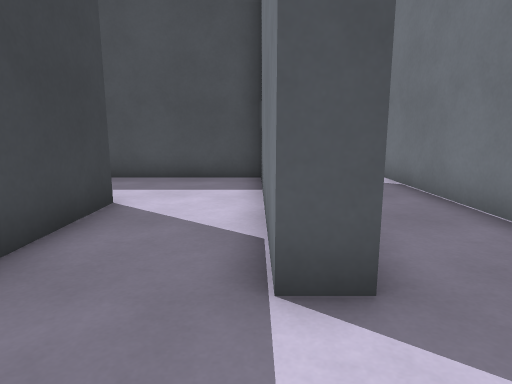
View 1 (above)

20 first-person views from a walk through a Godot game level. The camera is 1.2 m above the floor, tilts 10° down and sees 75° across. The floor is counted in squares, 1 m on a side. Each view is taken from the middle of a square. On the plan, view 1 faces up. The plan holds only what a view shows up to about 14 squares ahead; the rest is blank. The place goes on beyond the plan. Characters and animated objects are left out. Surface patterns are stand-ins for the level's own textures.

View 2
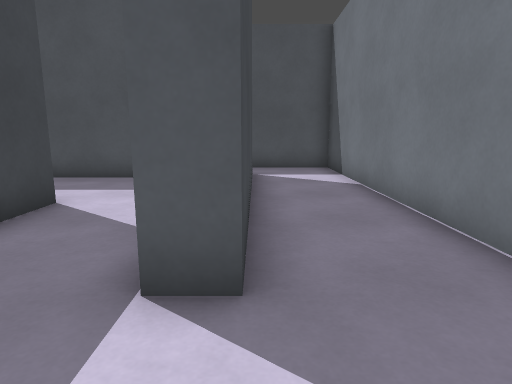

View 3
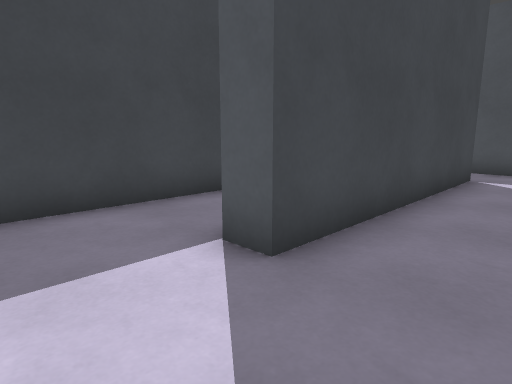

View 4
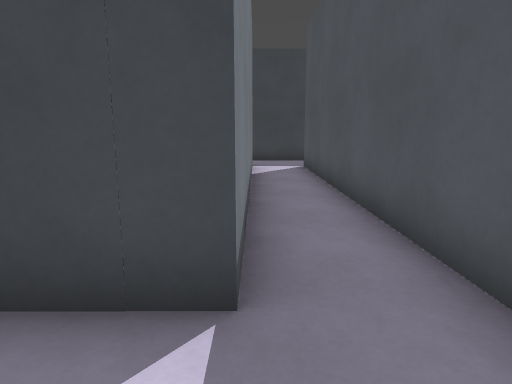

View 5
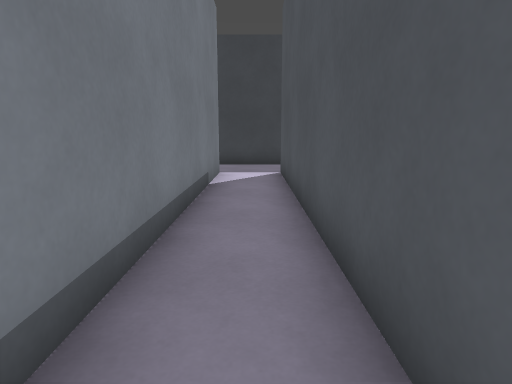

View 6
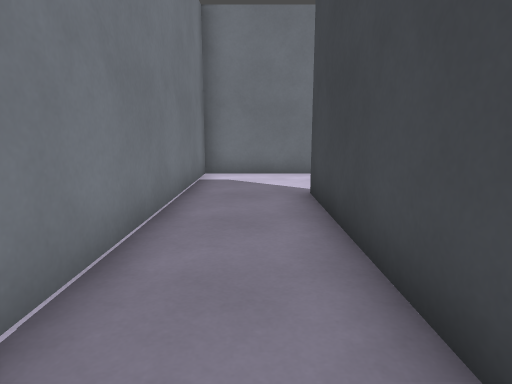

View 7
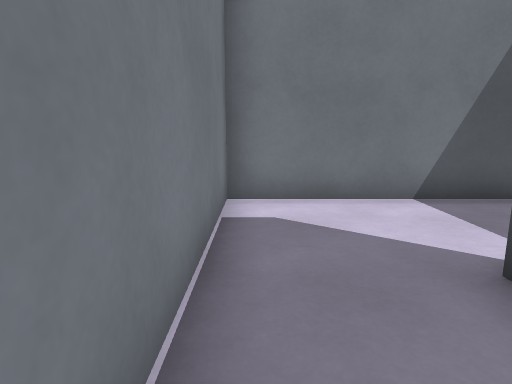

View 8
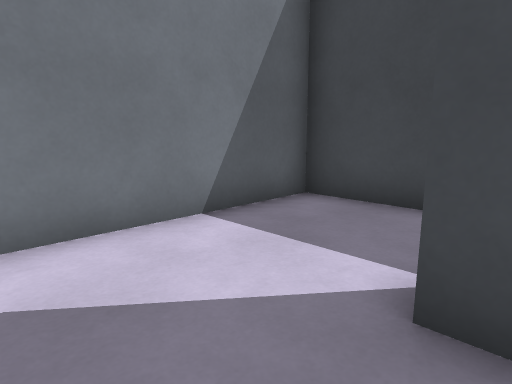

View 9
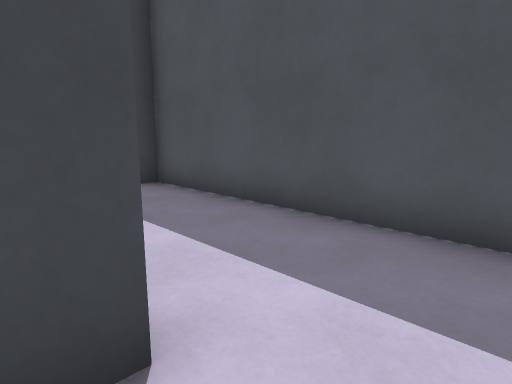

View 10
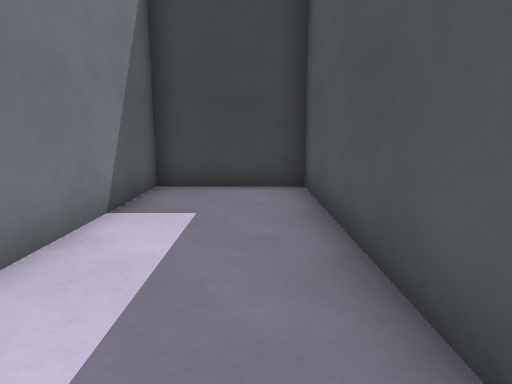

View 11
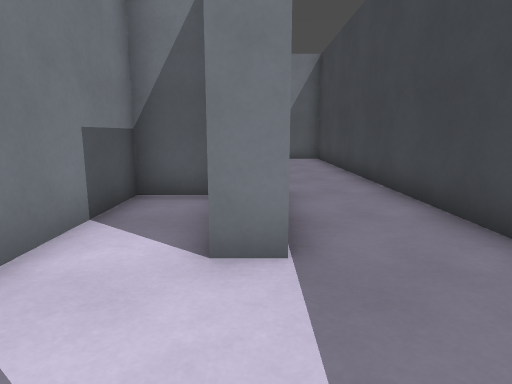

View 12
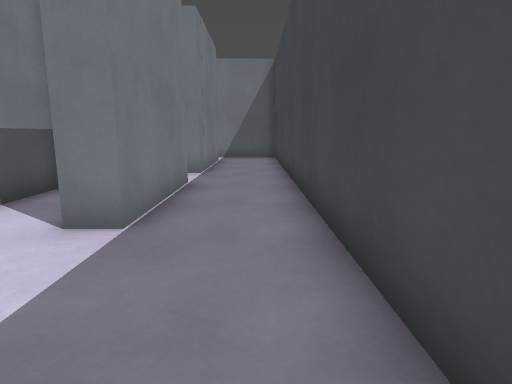

View 13
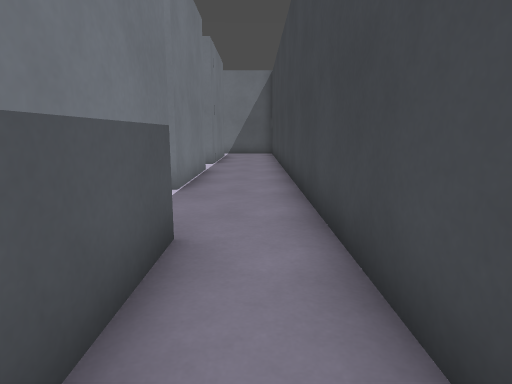

View 14
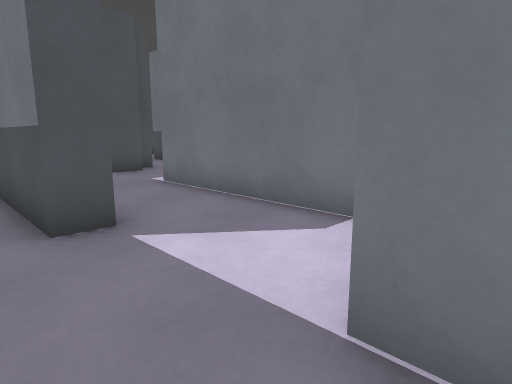

View 15
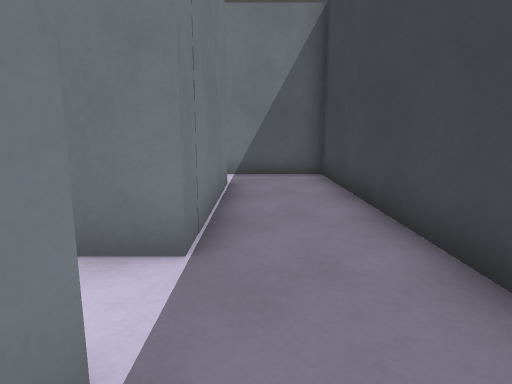

View 16
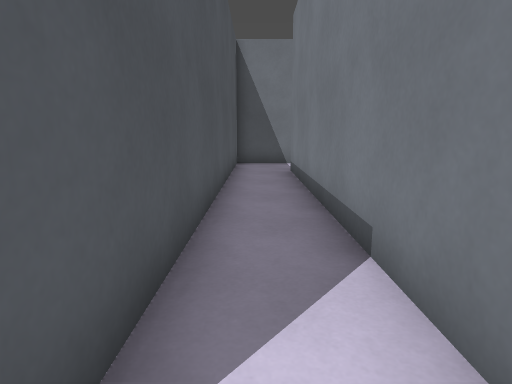

View 17
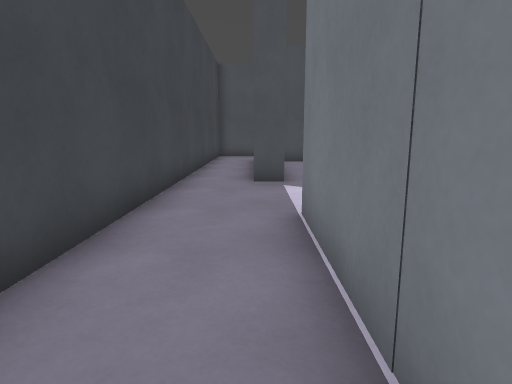

View 18
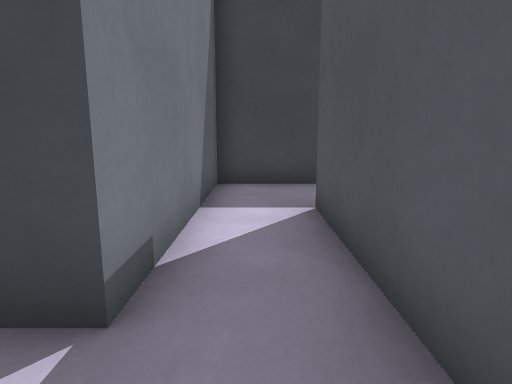

View 19
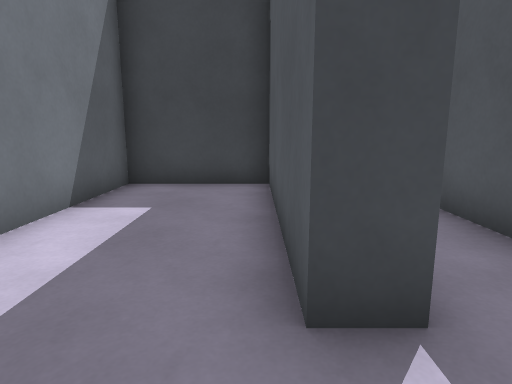

View 20
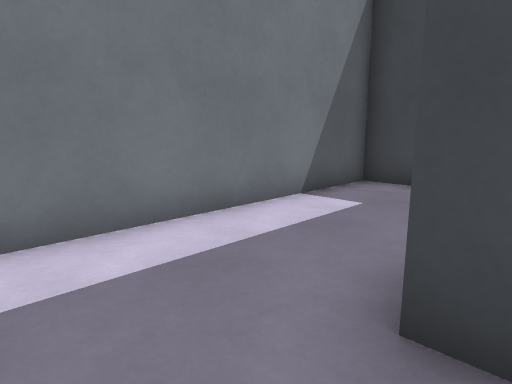

### Floor plan
Points are (right, up) in squares from view 1. A wall is a line through its corners. A room is listed if a view was taken in it or the views show most of it. See-through windows are left out.
Room 1 (views 1, 2, 3, 4, 5, 6, 7, 8, 9, 10)
walls: (-2.5, 5.8) (-2.5, -1.1) (3.5, -1.1) (3.5, 11.8) (-9.3, 11.8); (-9.3, 9.9) (0.9, 9.9) (0.9, 2.3) (0.1, 2.3) (0.1, 9.1) (-8.5, 9.1) (-8.5, 5.7) (-3.9, 5.7)
ways out: opening at (-9, 11) to room 2
Room 2 (views 11, 12, 13, 14, 15, 16, 17, 18)
walls: (-9.3, 11.8) (-9.3, 15.9) (-8.5, 15.9); (-8.1, 12.5) (-6.7, 12.5) (-6.7, 22.8); (-9.2, 19.3) (-10.1, 19.3) (-10.1, 22.6); (-11.9, 23.5) (-11.9, 3.1) (-5.9, 3.1); (-5, 5) (-9.3, 5) (-9.3, 9.9)
ways out: opening at (-9, 11) to room 1; opening at (-4.5, 3) to room 3
Room 3 (views 19, 20)
walls: (-5.9, 3.1) (-5.9, 2.3) (-11.9, 2.3) (-11.9, -1.1) (-4.4, -1.1)
ways out: opening at (-4.5, 3) to room 2

Where each view was taken, in squares from view 1:
view 1: 0 up, 0 right, facing up
view 2: 0 up, 1 right, facing up
view 3: 0 up, 3 right, facing up-left
view 4: 10 up, 3 right, facing left
view 5: 11 up, 1 right, facing left
view 6: 9 up, 2 right, facing down
view 7: 5 up, 3 right, facing down
view 8: 3 up, 3 right, facing down-left
view 9: 5 up, 1 left, facing up-left
view 10: 8 up, 1 left, facing left
view 11: 19 up, 9 left, facing down
view 12: 20 up, 11 left, facing down
view 13: 23 up, 11 left, facing down
view 14: 15 up, 11 left, facing up-right
view 15: 13 up, 10 left, facing down
view 16: 11 up, 10 left, facing right
view 17: 11 up, 10 left, facing up
view 18: 4 up, 4 left, facing left
view 19: 2 up, 4 left, facing left
view 20: 3 up, 4 left, facing down-left
